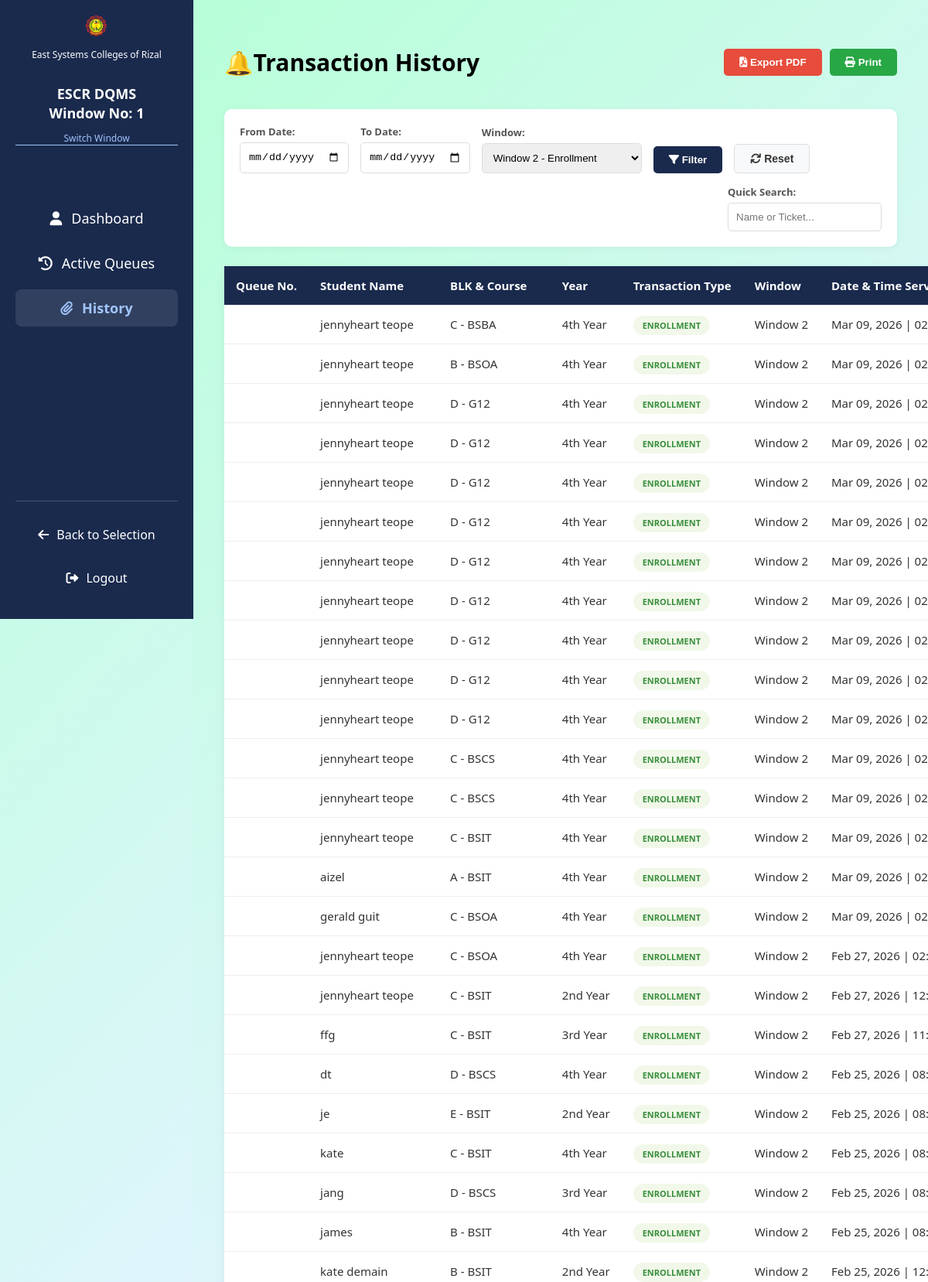
The page /history.php?window=2 (signed in, upper part) on the database its author committed.
### tables this page shows
CREATE TABLE `transaction_history` (
  `id` int(11) NOT NULL,
  `student_name` varchar(255) DEFAULT NULL,
  `student_id` varchar(50) DEFAULT NULL,
  `blk_course` varchar(100) DEFAULT NULL,
  `queue_number` varchar(10) DEFAULT NULL,
  `transaction_type` varchar(100) DEFAULT NULL,
  `window_number` int(11) DEFAULT NULL,
  `served_by_window` int(11) DEFAULT NULL,
  `completed_at` timestamp NOT NULL DEFAULT current_timestamp(),
  `served_at` datetime DEFAULT current_timestamp(),
  `year` varchar(20) NOT NULL
);

### history.php (the view, shortened to what this page needs)
<?php
include 'db_config.php';
$start_date = isset($_GET['start_date']) ? $_GET['start_date'] : '';
$end_date = isset($_GET['end_date']) ? $_GET['end_date'] : '';
$window_filter = isset($_GET['window']) ? $_GET['window'] : '';
$search = isset($_GET['search']) ? trim($_GET['search']) : '';
$params = [];
$types = "";
$query = "SELECT * FROM transaction_history WHERE 1=1";
if ($window_filter != '') {
    $query .= " AND window_number = ?";
    $params[] = $window_filter;
    $types .= "s";
}
$query .= " ORDER BY served_at DESC";
if (count($params) > 0) {
    $stmt = $conn->prepare($query);
    $stmt->bind_param($types, ...$params);
    $stmt->execute();
    $history_res = $stmt->get_result();
} else {
    $history_res = $conn->query($query);
}
?>
<!DOCTYPE html>
<html lang="en">
<head>
    <link rel="stylesheet" href="https://cdnjs.cloudflare.com/ajax/libs/font-awesome/6.0.0/css/all.min.css">
    <link rel="stylesheet" href="responsive.css">
</head>
<body>
<div class="sidebar">
    <div class="sidebar-header">
        <img src="escr-logo.png" alt="Logo">
        <p style="font-size: 12px; margin: 0;">East Systems Colleges of Rizal</p>
        <br>
        <h2>ESCR DQMS<br>Window No: <?php echo isset($_SESSION['active_window']) ? $_SESSION['active_window'] : '1'; ?></h2>
        <a href="window_selection.php" class="switch-link">Switch Window</a>
    </div>
    <ul class="nav-links">
        <li><a href="staff_dashboard.php"><i class="fa fa-user"></i> Dashboard</a></li>
        <li><a href="active_queues.php"><i class="fa fa-history"></i> Active Queues</a></li>
        <li><a href="history.php" class="active"><i class="fa fa-paperclip"></i> History</a></li>
    </ul>
    <div class="sidebar-footer">
        <a href="admin_selection.php"><i class="fa fa-arrow-left"></i> Back to Selection</a>
        <a href="logout.php"><i class="fa fa-sign-out-alt"></i> Logout</a>
    </div>
</div>
<div class="main-content">
    <div style="display:flex; justify-content:space-between; align-items:center; margin-bottom:20px;">
        <h1>🔔Transaction History</h1>
        <div style="display:flex; gap:10px;">
            <button onclick="exportPDF()" class="btn-filter" style="background:#e74c3c;">
                <i class="fa fa-file-pdf"></i> Export PDF
            </button>
            <button onclick="window.print()" class="btn-filter" style="background:#28a745;">
                <i class="fa fa-print"></i> Print
            </button>
        </div>
    </div>
    <div class="filter-card">
        <form method="GET" action="history.php" class="filter-row">
            <div class="filter-group">
                <label>From Date:</label>
                <input type="date" name="start_date" value="<?php echo $start_date; ?>">
            </div>
            <div class="filter-group">
                <label>To Date:</label>
                <input type="date" name="end_date" value="<?php echo $end_date; ?>">
            </div>
            <div class="filter-group">
                <label>Window:</label>
                <select name="window" style="padding: 10px; border: 1px solid #ddd; border-radius: 5px; outline: none;">
                    <option value="2" <?php echo $window_filter == '2' ? 'selected' : ''; ?>>Window 2 - Enrollment</option>
                </select>
            </div>
            <button type="submit" class="btn-filter"><i class="fa fa-filter"></i> Filter</button>
            <button type="button" class="btn-reset" onclick="window.location.href='history.php'"><i class="fa fa-refresh"></i> Reset</button>
            <div class="filter-group" style="margin-left:auto;">
                <label>Quick Search:</label>
                <input type="text" name="search" class="search-input" placeholder="Name or Ticket..." value="<?php echo htmlspecialchars($search); ?>">
            </div>
        </form>
    </div>
    <table class="history-table" id="historyTable">
        <thead>
            <tr>
                <th>Queue No.</th>
                <th>Student Name</th>
                <th>BLK & Course</th>
                <th>Year</th>
                <th>Transaction Type</th>
                <th>Window</th>
                <th>Date & Time Served</th>
            </tr>
        </thead>
        <tbody>
            <?php while($row = mysqli_fetch_assoc($history_res)):
                $badge_class = 'badge-other';
                if($row['transaction_type'] == 'Enrollment') $badge_class = 'badge-enroll';
            ?>
            <tr>
                <td><strong><?php echo $row['queue_number']; ?></strong></td>
                <td><?php echo htmlspecialchars($row['student_name'] ?? ''); ?></td>
                <td><?php echo htmlspecialchars($row['blk_course'] ?? ''); ?></td>
                <td><?php echo htmlspecialchars($row['year'] ?? ''); ?></td>
                <td><span class="badge <?php echo $badge_class; ?>"><?php echo $row['transaction_type']; ?></span></td>
                <td>Window <?php echo $row['window_number']; ?></td>
                <td><?php echo date('M d, Y | h:i A', strtotime($row['served_at'])); ?></td>
            </tr>
            <?php endwhile; ?>
        </tbody>
    </table>
</div>
</body>
</html>

### responsive.css (style rules this page uses)
@media screen and (min-width: 1200px) and (max-width: 1439px) { html { font-size: 15px; } }
* { scrollbar-width: thin; scrollbar-color: #1a2a4d #f1f1f1; }

### history.php (style rules this page uses)
body { font-family: 'Segoe UI', sans-serif; background: linear-gradient(135deg, #b7ffd8 0%, #e1f5fe 50%, #90caf9 100%); margin: 0; }
.sidebar { width: 250px; background-color: #1a2a4d; color: white; height: 100vh; padding: 20px; position: fixed; top: 0; left: 0; display: flex; flex-direction: column; box-sizing: border-box; overflow-y: auto; }
.sidebar-header { text-align: center; margin-bottom: 30px; }
.sidebar-header img { width: clamp(40px, 8vw, 50px); margin-bottom: 10px; }
.sidebar h2 { font-size: clamp(14px, 3vw, 18px); text-align: center; margin: 10px 0; line-height: 1.4; }
.sidebar .switch-link { color: #a1c4fd; text-decoration: none; font-size: 12px; border-bottom: 1px solid; transition: 0.3s; display: block; margin-top: 10px; text-align: center; }
.nav-links { list-style: none; padding: 0; margin-top: 30px; margin-bottom: 20px; }
.nav-links li { margin: 10px 0; }
.nav-links a { color: white; text-decoration: none; display: flex; align-items: center; justify-content: center; gap: 12px; font-size: clamp(14px, 2.5vw, 18px); transition: 0.3s; padding: 12px 15px; border-radius: 8px; text-align: center; }
.nav-links a.active { color: #a1c4fd; background: rgba(255,255,255,0.1); font-weight: bold; }
.sidebar-footer { margin-top: auto; padding-top: 20px; border-top: 1px solid rgba(255,255,255,0.2); }
.sidebar-footer a { color: white; text-decoration: none; display: flex; align-items: center; justify-content: center; gap: 10px; font-size: clamp(12px, 2vw, 16px); padding: 12px 15px; border-radius: 8px; transition: 0.3s; margin-bottom: 10px; }
.main-content { margin-left: 250px; padding: clamp(15px, 4vw, 40px); width: calc(100% - 250px); box-sizing: border-box; background: linear-gradient(135deg, #b7ffd8 0%, #e1f5fe 50%, #90caf9 100%); min-height: 100vh; overflow-x: hidden; text-align: left; }
.filter-card { background: white; padding: 20px; border-radius: 10px; box-shadow: 0 2px 10px rgba(0,0,0,0.05); margin-bottom: 25px; text-align: left; }
.filter-row { display: flex; flex-wrap: wrap; gap: 15px; align-items: flex-end; }
.filter-group { display: flex; flex-direction: column; gap: 5px; }
.filter-group label { font-size: 13px; font-weight: bold; color: #555; }
input[type="date"], .search-input { padding: 10px; border: 1px solid #ddd; border-radius: 5px; outline: none; }
.btn-filter { background: #1a2a4d; color: white; border: none; padding: 10px 20px; border-radius: 5px; cursor: pointer; font-weight: bold; }
.btn-reset { background: #f8f9fa; color: #333; border: 1px solid #ddd; padding: 10px 20px; border-radius: 5px; text-decoration: none; font-size: 14px; cursor: pointer; font-weight: bold; transition: 0.3s; }
.history-table { width: 100%; border-collapse: collapse; background: white; border-radius: 10px; overflow: hidden; box-shadow: 0 5px 15px rgba(0,0,0,0.05); overflow-x: auto; max-width: 100%; }
.history-table { text-align: left; }
.history-table th { background-color: #1a2a4d; color: white; padding: 15px; text-align: left; white-space: nowrap; }
.history-table td { padding: 15px; border-bottom: 1px solid #eee; color: #333; white-space: nowrap; }
.badge { padding: 5px 12px; border-radius: 20px; font-size: 11px; font-weight: bold; text-transform: uppercase; }
.badge-enroll { background: #f1f8e9; color: #388e3c; }

### rows shown on the page
transaction_history: student_name "jennyheart teope", blk_course "C - BSBA", year "4th Year", transaction_type "ENROLLMENT", window_number "2", served_at "Mar 09, 2026 |…"
transaction_history: student_name "jennyheart teope", blk_course "B - BSOA", year "4th Year", transaction_type "ENROLLMENT", window_number "2", served_at "Mar 09, 2026 |…"
transaction_history: student_name "jennyheart teope", blk_course "D - G12", year "4th Year", transaction_type "ENROLLMENT", window_number "2", served_at "Mar 09, 2026 |…"
transaction_history: student_name "jennyheart teope", blk_course "D - G12", year "4th Year", transaction_type "ENROLLMENT", window_number "2", served_at "Mar 09, 2026 |…"
transaction_history: student_name "jennyheart teope", blk_course "D - G12", year "4th Year", transaction_type "ENROLLMENT", window_number "2", served_at "Mar 09, 2026 |…"
transaction_history: student_name "jennyheart teope", blk_course "D - G12", year "4th Year", transaction_type "ENROLLMENT", window_number "2", served_at "Mar 09, 2026 |…"
transaction_history: student_name "jennyheart teope", blk_course "D - G12", year "4th Year", transaction_type "ENROLLMENT", window_number "2", served_at "Mar 09, 2026 |…"
transaction_history: student_name "jennyheart teope", blk_course "D - G12", year "4th Year", transaction_type "ENROLLMENT", window_number "2", served_at "Mar 09, 2026 |…"
transaction_history: student_name "jennyheart teope", blk_course "D - G12", year "4th Year", transaction_type "ENROLLMENT", window_number "2", served_at "Mar 09, 2026 |…"
transaction_history: student_name "jennyheart teope", blk_course "D - G12", year "4th Year", transaction_type "ENROLLMENT", window_number "2", served_at "Mar 09, 2026 |…"
transaction_history: student_name "jennyheart teope", blk_course "D - G12", year "4th Year", transaction_type "ENROLLMENT", window_number "2", served_at "Mar 09, 2026 |…"
transaction_history: student_name "jennyheart teope", blk_course "C - BSCS", year "4th Year", transaction_type "ENROLLMENT", window_number "2", served_at "Mar 09, 2026 |…"
transaction_history: student_name "jennyheart teope", blk_course "C - BSCS", year "4th Year", transaction_type "ENROLLMENT", window_number "2", served_at "Mar 09, 2026 |…"
transaction_history: student_name "jennyheart teope", blk_course "C - BSIT", year "4th Year", transaction_type "ENROLLMENT", window_number "2", served_at "Mar 09, 2026 |…"
transaction_history: student_name "aizel", blk_course "A - BSIT", year "4th Year", transaction_type "ENROLLMENT", window_number "2", served_at "Mar 09, 2026 |…"
transaction_history: student_name "gerald guit", blk_course "C - BSOA", year "4th Year", transaction_type "ENROLLMENT", window_number "2", served_at "Mar 09, 2026 |…"
transaction_history: student_name "jennyheart teope", blk_course "C - BSOA", year "4th Year", transaction_type "ENROLLMENT", window_number "2", served_at "Feb 27, 2026 |…"
transaction_history: student_name "jennyheart teope", blk_course "C - BSIT", year "2nd Year", transaction_type "ENROLLMENT", window_number "2", served_at "Feb 27, 2026 |…"
transaction_history: student_name "ffg", blk_course "C - BSIT", year "3rd Year", transaction_type "ENROLLMENT", window_number "2", served_at "Feb 27, 2026 |…"
transaction_history: student_name "dt", blk_course "D - BSCS", year "4th Year", transaction_type "ENROLLMENT", window_number "2", served_at "Feb 25, 2026 |…"
transaction_history: student_name "je", blk_course "E - BSIT", year "2nd Year", transaction_type "ENROLLMENT", window_number "2", served_at "Feb 25, 2026 |…"
transaction_history: student_name "kate", blk_course "C - BSIT", year "4th Year", transaction_type "ENROLLMENT", window_number "2", served_at "Feb 25, 2026 |…"
transaction_history: student_name "jang", blk_course "D - BSCS", year "3rd Year", transaction_type "ENROLLMENT", window_number "2", served_at "Feb 25, 2026 |…"
transaction_history: student_name "james", blk_course "B - BSIT", year "4th Year", transaction_type "ENROLLMENT", window_number "2", served_at "Feb 25, 2026 |…"
transaction_history: student_name "kate demain", blk_course "B - BSIT", year "2nd Year", transaction_type "ENROLLMENT", window_number "2", served_at "Feb 25, 2026 |…"
